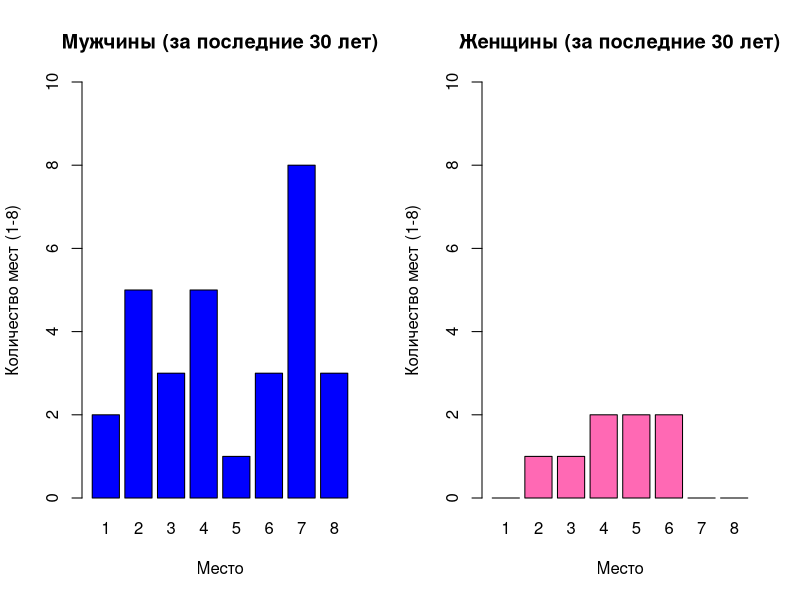
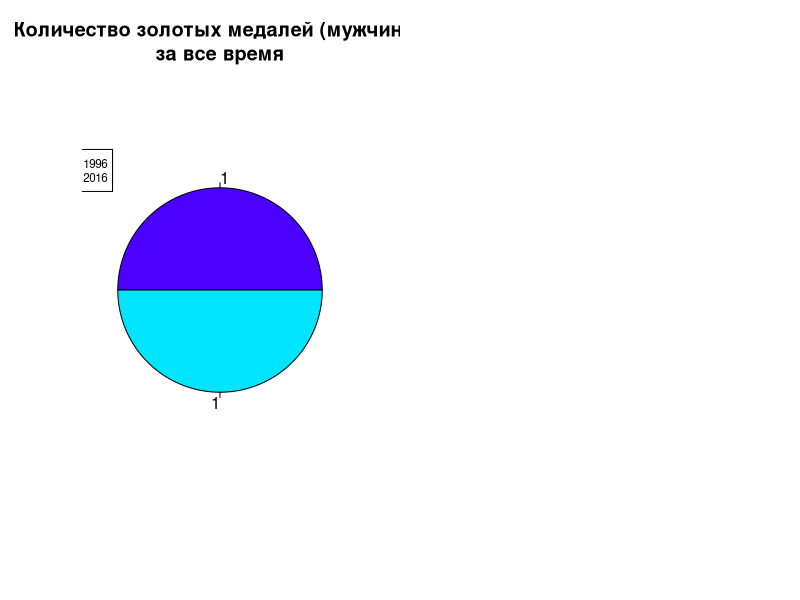
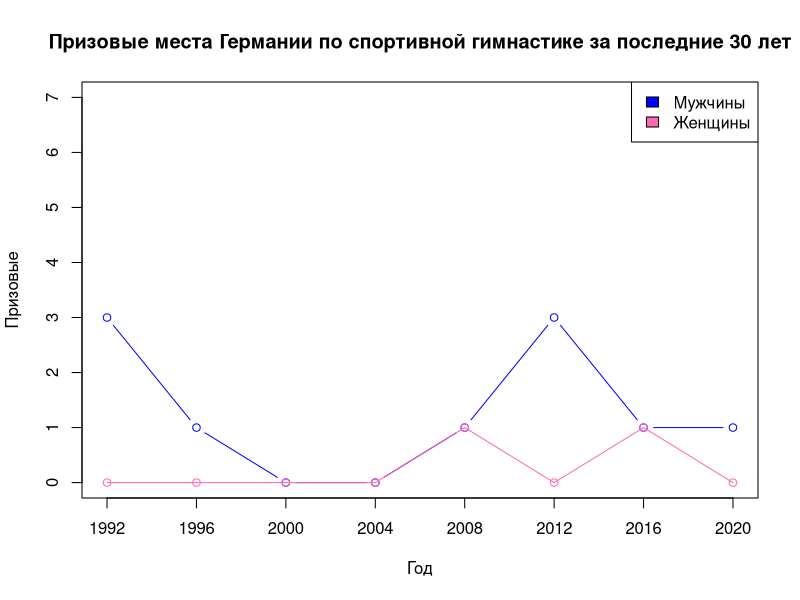
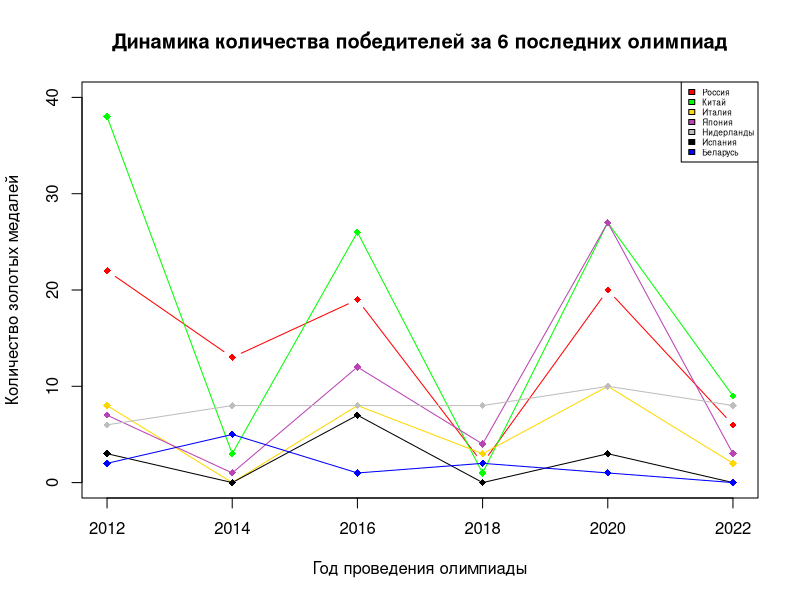
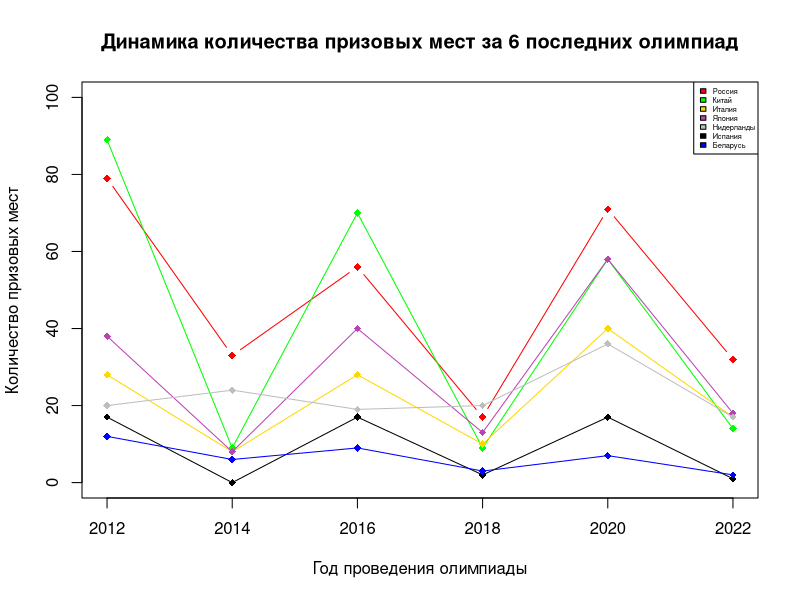
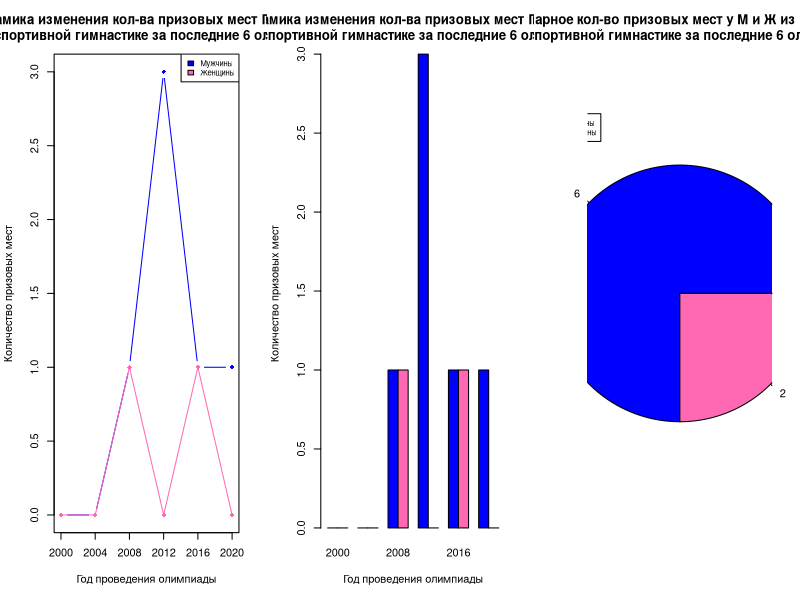

These figures' R source, in order:
# Германия - Спортивная гимнастика
# setwd("C:\Users\sulta\OneDrive\Документы\GitHub\R_BD")
library(readxl)

df_m <- read_excel("LR4_sp_m.xlsx")
df_f <- read_excel("LR4_sp_f.xlsx")

# количество призовых мест
all_pl_m <- sapply(df_m[df_m$Year >= 1992, -1], sum)
all_pl_f <- sapply(df_f[df_m$Year >= 1992, -1], sum)

par(mfrow=c(1,2))
barplot(all_pl_m, names=c(1:8), col="blue", xlab="Место", 
        ylab="Количество мест (1-8)", ylim=c(0,10), main="Мужчины (за последние 30 лет)")
barplot(all_pl_f, names=c(1:8), col="hotpink", xlab="Место",
        ylab="Количество мест (1-8)", ylim = c(0, 10), main="Женщины (за последние 30 лет)")

# первые места
first_pl_m <- df_m[df_m$Gold > 0 & df_m$Year >= 1992, c(1:2)]
first_pl_f <- df_f[df_f$Gold > 0 & df_f$Year >= 1992, c(1:2)]

pie(first_pl_m$Gold, labels=first_pl_m$Gold, 
    col=topo.colors(length(first_pl_m$Year)), 
    main = "Количество золотых медалей (мужчины)\nза все время")
legend(-1.3, 1.1, first_pl_m$Year, cex=0.7, 
       fill = topo.colors(length(first_pl_m$Year)))

#pie(first_pl_f$Gold, labels=first_pl_f$Gold, 
 #   col=topo.colors(length(first_pl_f$Year)), 
  #  main = "Количество золотых медалей (женщины)\nза все время")
#legend(-1.6, 1.5, first_pl_f$Year, cex=0.7, 
  #     fill = topo.colors(length(first_pl_f$Year)))

# призовые места
prize_pl_m <- data.frame(Год=df_m[df_m$Year >= 1992, 1], 
                         Призовые=rowSums(df_m[df_m$Year >= 1992, 2:4]))

prize_pl_f <- data.frame(Год=df_f[df_f$Year >= 1992, 1], 
                         Призовые=rowSums(df_f[df_f$Year >= 1992, 2:4]))

par(mfrow=c(1,1))
plot(prize_pl_m, type="b", pch=21, col="blue", xaxt="n", ylim=c(0,7), xlab="Год",
     main="Призовые места Германии по спортивной гимнастике за последние 30 лет")
lines(prize_pl_f, type="o", pch=21, col="hotpink")
legend('topright', c("Мужчины", "Женщины"), fill=c("blue", "hotpink"))
axis(side=1, at=prize_pl_m$Year)



last6_gold <- read_excel("LR4_gold.xlsx")


pl_col <- c('red', 'green', 'gold', '#BA43B4', 'gray', 'black', 'blue')
plot(last6_gold$Год, last6_gold$Россия, type="b", 
     pch=18, col=pl_col[1], xaxt="n", ylim=c(0, 40), 
     xlab="Год проведения олимпиады", ylab="Количество золотых медалей", 
     main="Динамика количества победителей за 6 последних олимпиад")
lines(last6_gold$Год, last6_gold$Китай, type="o", pch=18, col=pl_col[2])
lines(last6_gold$Год, last6_gold$Италия, type="o", pch=18, col=pl_col[3])
lines(last6_gold$Год, last6_gold$Япония, type="o", pch=18, col=pl_col[4])
lines(last6_gold$Год, last6_gold$Нидерланды, type="o", pch=18, col=pl_col[5])
lines(last6_gold$Год, last6_gold$Испания, type="o", pch=18, col=pl_col[6])
lines(last6_gold$Год, last6_gold$Беларусь, type="o", pch=18, col=pl_col[7])
axis(side=1, at=last6_gold$Год)
legend('topright', cex = 0.5, colnames(last6_gold)[-1], fill=pl_col)


last6_prize <- read_excel("LR4_prize.xlsx")

plot(last6_prize$Год, last6_prize$Россия, type="b", 
     pch=18, col=pl_col[1], xaxt="n", ylim=c(0, 100), 
     xlab="Год проведения олимпиады", ylab="Количество призовых мест", 
     main="Динамика количества призовых мест за 6 последних олимпиад")
lines(last6_prize$Год, last6_prize$Китай, type="o", pch=18, col=pl_col[2])
lines(last6_prize$Год, last6_prize$Италия, type="o", pch=18, col=pl_col[3])
lines(last6_prize$Год, last6_prize$Япония, type="o", pch=18, col=pl_col[4])
lines(last6_prize$Год, last6_prize$Нидерланды, type="o", pch=18, col=pl_col[5])
lines(last6_prize$Год, last6_prize$Испания, type="o", pch=18, col=pl_col[6])
lines(last6_prize$Год, last6_prize$Беларусь, type="o", pch=18, col=pl_col[7])
axis(side=1, at=last6_prize$Год)
legend('topright', cex = 0.45,
       colnames(last6_prize)[-1], fill=pl_col)


last6_m <- tail(prize_pl_m, 6)
last6_f <- tail(prize_pl_f, 6)

par(mfrow=c(1,3))
plot(last6_m, type="b", pch=18, col="blue", xaxt="n", ylim=c(0,3), 
     xlab="Год проведения олимпиады", ylab="Количество призовых мест",
     main="Динамика изменения кол-ва призовых мест Германии\nпо спортивной гимнастике за последние 6 олимпиад")
lines(last6_f, type="o", pch=18, col="hotpink")
legend('topright', cex=0.7 ,c("Мужчины", "Женщины"), fill=c("blue", "hotpink"))
axis(side=1, at=last6_m$Year)


last6_mf = data.frame(Призовые_М=last6_m$Призовые, Призовые_Ж=last6_f$Призовые)
barplot(t(as.matrix(last6_mf)), beside=T, 
        xlab="Год проведения олимпиады", 
        ylab="Количество призовых мест", names=last6_f$Year, col=c("blue", "hotpink"), 
        main="Динамика изменения кол-ва призовых мест Германии\nпо спортивной гимнастике за последние 6 олимпиад")

last6_mf_sum <- sapply(last6_mf, sum)
pie(last6_mf_sum, labels=c(last6_mf_sum["Призовые_М"], last6_mf_sum["Призовые_Ж"]), 
    col=c("blue", "hotpink"), radius = 1.5,
    main="Суммарное кол-во призовых мест у М и Ж из Германии\nпо спортивной гимнастике за последние 6 олимпиад")
legend(-1.6, 2.1, c('Мужчины', 'Женщины'), cex=0.7, 
       fill = c("blue", "hotpink"))